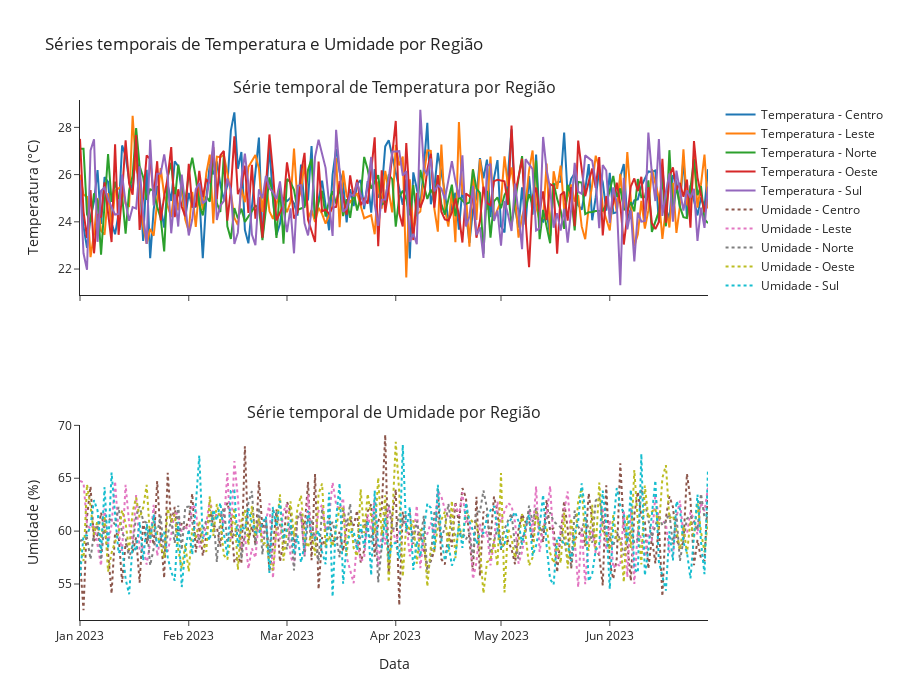

Notebook code for this chart:
### Code cell
clima = clima.sort_values(by=['region', 'date'])

regioes = clima['region'].unique()
fig = sp.make_subplots(
    rows=2, cols=1, shared_xaxes=True,
    subplot_titles=("Série temporal de Temperatura por Região", "Série temporal de Umidade por Região")
)

# Gráfico de temperatura por região (mantendo as horas)
for reg in regioes:
    dados = clima[clima['region'] == reg]
    fig.add_trace(
        go.Scatter(
            x=dados['date'],  # Mantém as horas
            y=dados['temperature'],
            mode='lines',
            name=f'Temperatura - {reg}'
        ),
        row=1, col=1
    )

# Gráfico de umidade por região (mantendo as horas)
for reg in regioes:
    dados = clima[clima['region'] == reg]
    fig.add_trace(
        go.Scatter(
            x=dados['date'],  # Mantém as horas
            y=dados['humidity'],
            mode='lines',
            name=f'Umidade - {reg}',
            line=dict(dash='dot')
        ),
        row=2, col=1
    )

fig.update_layout(
    height=700,
    title_text="Séries temporais de Temperatura e Umidade por Região",
    template='simple_white'
)
fig.update_yaxes(title_text="Temperatura (°C)", row=1, col=1)
fig.update_yaxes(title_text="Umidade (%)", row=2, col=1)
fig.update_xaxes(title_text="Data", row=2, col=1)

fig.show()

### Figure 1 — Plotly figure (JSON) as saved in the notebook; plotly's stock layout.template omitted (floating-point values rounded to 4 significant figures; data arrays with more than 128 entries replaced by an {"elided": "..."} marker saying what was removed)
{"data": [{"mode": "lines", "name": "Temperatura - Centro", "type": "scatter", "x": {"elided": "180 str values"}, "xaxis": "x", "y": {"elided": "180 float values"}, "yaxis": "y"}, {"mode": "lines", "name": "Temperatura - Leste", "type": "scatter", "x": {"elided": "180 str values"}, "xaxis": "x", "y": {"elided": "180 float values"}, "yaxis": "y"}, {"mode": "lines", "name": "Temperatura - Norte", "type": "scatter", "x": {"elided": "180 str values"}, "xaxis": "x", "y": {"elided": "180 float values"}, "yaxis": "y"}, {"mode": "lines", "name": "Temperatura - Oeste", "type": "scatter", "x": {"elided": "180 str values"}, "xaxis": "x", "y": {"elided": "180 float values"}, "yaxis": "y"}, {"mode": "lines", "name": "Temperatura - Sul", "type": "scatter", "x": {"elided": "180 str values"}, "xaxis": "x", "y": {"elided": "180 float values"}, "yaxis": "y"}, {"line": {"dash": "dot"}, "mode": "lines", "name": "Umidade - Centro", "type": "scatter", "x": {"elided": "180 str values"}, "xaxis": "x2", "y": {"elided": "180 float values"}, "yaxis": "y2"}, {"line": {"dash": "dot"}, "mode": "lines", "name": "Umidade - Leste", "type": "scatter", "x": {"elided": "180 str values"}, "xaxis": "x2", "y": {"elided": "180 float values"}, "yaxis": "y2"}, {"line": {"dash": "dot"}, "mode": "lines", "name": "Umidade - Norte", "type": "scatter", "x": {"elided": "180 str values"}, "xaxis": "x2", "y": {"elided": "180 float values"}, "yaxis": "y2"}, {"line": {"dash": "dot"}, "mode": "lines", "name": "Umidade - Oeste", "type": "scatter", "x": {"elided": "180 str values"}, "xaxis": "x2", "y": {"elided": "180 float values"}, "yaxis": "y2"}, {"line": {"dash": "dot"}, "mode": "lines", "name": "Umidade - Sul", "type": "scatter", "x": {"elided": "180 str values"}, "xaxis": "x2", "y": {"elided": "180 float values"}, "yaxis": "y2"}], "layout": {"annotations": [{"font": {"size": 16}, "showarrow": false, "text": "Série temporal de Temperatura por Região", "x": 0.5, "xanchor": "center", "xref": "paper", "y": 1, "yanchor": "bottom", "yref": "paper"}, {"font": {"size": 16}, "showarrow": false, "text": "Série temporal de Umidade por Região", "x": 0.5, "xanchor": "center", "xref": "paper", "y": 0.375, "yanchor": "bottom", "yref": "paper"}], "height": 700, "title": {"text": "Séries temporais de Temperatura e Umidade por Região"}, "xaxis": {"anchor": "y", "domain": [0, 1], "matches": "x2", "showticklabels": false}, "xaxis2": {"anchor": "y2", "domain": [0, 1], "title": {"text": "Data"}}, "yaxis": {"anchor": "x", "domain": [0.625, 1], "title": {"text": "Temperatura (°C)"}}, "yaxis2": {"anchor": "x2", "domain": [0, 0.375], "title": {"text": "Umidade (%)"}}}}
